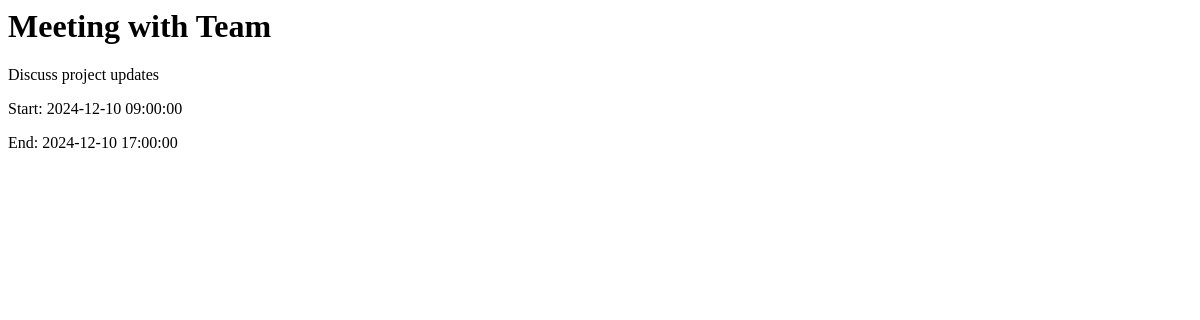
Before: /quickmeet_api/bookingurl.php?url=booking1-url with the older database file.
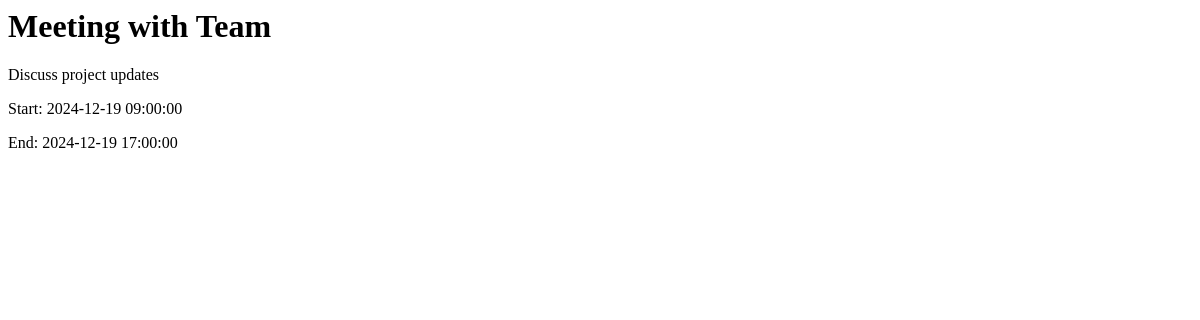
After: the same page with the newer database file.
### tables this page shows
CREATE TABLE Booking (
    bid INT AUTO_INCREMENT PRIMARY KEY,            
    bookingurl VARCHAR(255) UNIQUE,       
    uid INT,                           
    startdatetime DATETIME NOT NULL,      
    enddatetime DATETIME NOT NULL,        
    bookingtitle VARCHAR(255) NOT NULL,   
    bookingdescription TEXT,               
    FOREIGN KEY (uid) REFERENCES users(id)
);

### quickmeet_api/bookingurl.php (the view, shortened to what this page needs)
<?php
$servername = "localhost";
$username = "root";
$password = "";
$dbname = "mysql";
$conn = new mysqli($servername, $username, $password, $dbname);
$bookingUrl = $_GET['url'] ?? null;
if ($bookingUrl) {
    $sql = "SELECT * FROM Booking WHERE bookingurl = ?";
    $stmt = $conn->prepare($sql);
    $stmt->bind_param("s", $bookingUrl);
    $stmt->execute();
    $result = $stmt->get_result();
    if ($result && $result->num_rows > 0) {
        $booking = $result->fetch_assoc();
        echo "<h1>" . htmlspecialchars($booking['bookingtitle']) . "</h1>";
        echo "<p>" . htmlspecialchars($booking['bookingdescription']) . "</p>";
        echo "<p>Start: " . htmlspecialchars($booking['startdatetime']) . "</p>";
        echo "<p>End: " . htmlspecialchars($booking['enddatetime']) . "</p>";
    } else {
        echo "<h1>Booking not found</h1>";
    } ?>
    <!DOCTYPE html>
    <html>
    <head>
    </head>
    <body>
    </body>
    </html>
    <?php
} else {
    echo "<h1>Invalid URL</h1>";
}
?>

Changed rows visible on the page:
changed booking "Meeting with Team": startdatetime "2024-12-10 09:00:00" → "2024-12-19 09:00:00"; enddatetime "2024-12-10 17:00:00" → "2024-12-19 17:00:00"
